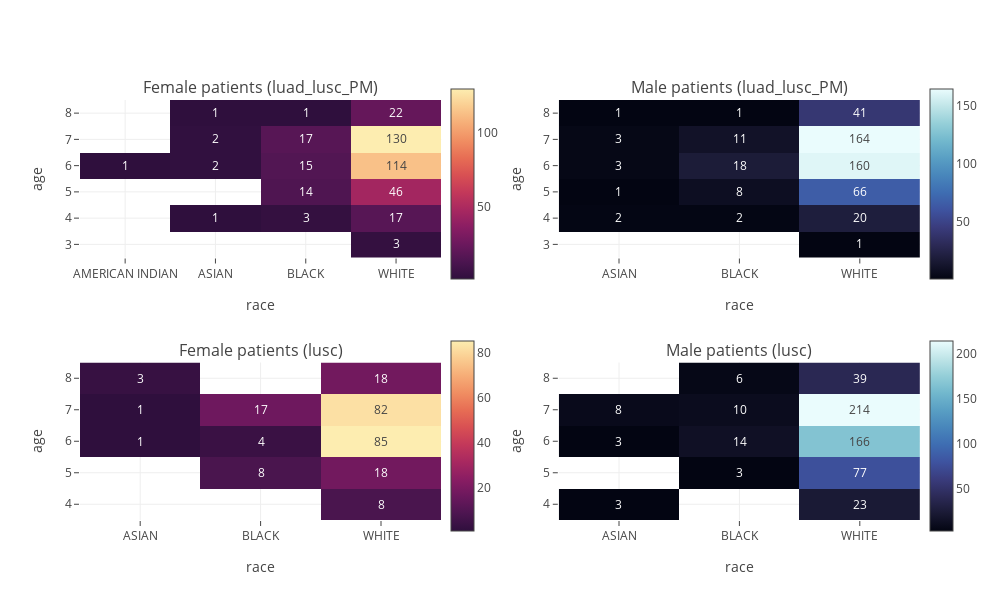

The notebook cell saved with this chart:
### Code cell
# Build the subplot
fig = make_subplots(2, 2, horizontal_spacing = 0.14,
                    subplot_titles=(f'Female patients ({c1})', f'Male patients ({c1})', f'Female patients ({c2})', f'Male patients ({c2})'))

# Add the heatmaps
fig.add_trace(go.Heatmap(x = p1_f.columns, y = p1_f.index, z = p1_f, coloraxis = 'coloraxis', texttemplate = '%{z}'), 1, 1)
fig.add_trace(go.Heatmap(x = p1_m.columns, y = p1_m.index, z = p1_m, coloraxis = 'coloraxis2', texttemplate = '%{z}'), 1, 2)
fig.add_trace(go.Heatmap(x = p2_f.columns, y = p2_f.index, z = p2_f, coloraxis = 'coloraxis3', texttemplate = '%{z}'), 2, 1)
fig.add_trace(go.Heatmap(x = p2_m.columns, y = p2_m.index, z = p2_m, coloraxis = 'coloraxis4', texttemplate = '%{z}'), 2, 2)

# Update the figures
fig.update_layout(height = 600, width = 1000,
                  template = 'none',
                  yaxis = {"title": 'age'},
                  yaxis2 = {"title": 'age'},
                  yaxis3 = {"title": 'age'},
                  yaxis4 = {"title": 'age'},
                  xaxis = {"title": 'race'},
                  xaxis2 = {"title": 'race'},
                  xaxis3 = {"title": 'race'},
                  xaxis4 = {"title": 'race'},
                  coloraxis = dict(colorscale='matter_r', colorbar_x=0.43, colorbar_y=0.8, colorbar_len = 0.5, colorbar_thickness=23),
                  coloraxis2 = dict(colorscale='ice', colorbar_x=1, colorbar_y=0.8, colorbar_len = 0.5, colorbar_thickness=23),
                  coloraxis3 = dict(colorscale='matter_r', colorbar_x=0.43, colorbar_y=0.2, colorbar_len = 0.5, colorbar_thickness=23),
                  coloraxis4 = dict(colorscale='ice', colorbar_x=1, colorbar_y=0.2, colorbar_len = 0.5, colorbar_thickness=23)) #deep_r
fig.update_layout(yaxis=dict(tickvals=[2, 3, 4, 5, 6, 7, 8, 9]),
                  yaxis2=dict(tickvals=[2, 3, 4, 5, 6, 7, 8, 9]),
                  yaxis3=dict(tickvals=[2, 3, 4, 5, 6, 7, 8, 9]),
                  yaxis4=dict(tickvals=[2, 3, 4, 5, 6, 7, 8, 9]))
fig.write_image("images/eda_3.eps")
fig.show()

### Figure 1 — Plotly figure (JSON) as saved in the notebook; plotly's stock layout.template omitted (floating-point values rounded to 4 significant figures)
{"data": [{"coloraxis": "coloraxis", "texttemplate": "%{z}", "type": "heatmap", "x": ["AMERICAN INDIAN", "ASIAN", "BLACK", "WHITE"], "xaxis": "x", "y": ["3", "4", "5", "6", "7", "8"], "yaxis": "y", "z": [[null, null, null, 3], [null, 1, 3, 17], [null, null, 14, 46], [1, 2, 15, 114], [null, 2, 17, 130], [null, 1, 1, 22]]}, {"coloraxis": "coloraxis2", "texttemplate": "%{z}", "type": "heatmap", "x": ["ASIAN", "BLACK", "WHITE"], "xaxis": "x2", "y": ["3", "4", "5", "6", "7", "8"], "yaxis": "y2", "z": [[null, null, 1], [2, 2, 20], [1, 8, 66], [3, 18, 160], [3, 11, 164], [1, 1, 41]]}, {"coloraxis": "coloraxis3", "texttemplate": "%{z}", "type": "heatmap", "x": ["ASIAN", "BLACK", "WHITE"], "xaxis": "x3", "y": ["4", "5", "6", "7", "8"], "yaxis": "y3", "z": [[null, null, 8], [null, 8, 18], [1, 4, 85], [1, 17, 82], [3, null, 18]]}, {"coloraxis": "coloraxis4", "texttemplate": "%{z}", "type": "heatmap", "x": ["ASIAN", "BLACK", "WHITE"], "xaxis": "x4", "y": ["4", "5", "6", "7", "8"], "yaxis": "y4", "z": [[3, null, 23], [null, 3, 77], [3, 14, 166], [8, 10, 214], [null, 6, 39]]}], "layout": {"annotations": [{"font": {"size": 16}, "showarrow": false, "text": "Female patients (luad_lusc_PM)", "x": 0.215, "xanchor": "center", "xref": "paper", "y": 1, "yanchor": "bottom", "yref": "paper"}, {"font": {"size": 16}, "showarrow": false, "text": "Male patients (luad_lusc_PM)", "x": 0.785, "xanchor": "center", "xref": "paper", "y": 1, "yanchor": "bottom", "yref": "paper"}, {"font": {"size": 16}, "showarrow": false, "text": "Female patients (lusc)", "x": 0.215, "xanchor": "center", "xref": "paper", "y": 0.375, "yanchor": "bottom", "yref": "paper"}, {"font": {"size": 16}, "showarrow": false, "text": "Male patients (lusc)", "x": 0.785, "xanchor": "center", "xref": "paper", "y": 0.375, "yanchor": "bottom", "yref": "paper"}], "coloraxis": {"colorbar": {"len": 0.5, "thickness": 23, "x": 0.43, "y": 0.8}, "colorscale": [[0, "rgb(47, 15, 61)"], [0.09091, "rgb(76, 21, 80)"], [0.1818, "rgb(107, 24, 93)"], [0.2727, "rgb(138, 29, 99)"], [0.3636, "rgb(168, 40, 96)"], [0.4545, "rgb(195, 56, 90)"], [0.5455, "rgb(216, 80, 83)"], [0.6364, "rgb(231, 109, 84)"], [0.7273, "rgb(240, 142, 98)"], [0.8182, "rgb(246, 173, 119)"], [0.9091, "rgb(250, 205, 145)"], [1, "rgb(253, 237, 176)"]]}, "coloraxis2": {"colorbar": {"len": 0.5, "thickness": 23, "x": 1, "y": 0.8}, "colorscale": [[0, "rgb(3, 5, 18)"], [0.09091, "rgb(25, 25, 51)"], [0.1818, "rgb(44, 42, 87)"], [0.2727, "rgb(58, 60, 125)"], [0.3636, "rgb(62, 83, 160)"], [0.4545, "rgb(62, 109, 178)"], [0.5455, "rgb(72, 134, 187)"], [0.6364, "rgb(89, 159, 196)"], [0.7273, "rgb(114, 184, 205)"], [0.8182, "rgb(149, 207, 216)"], [0.9091, "rgb(192, 229, 232)"], [1, "rgb(234, 252, 253)"]]}, "coloraxis3": {"colorbar": {"len": 0.5, "thickness": 23, "x": 0.43, "y": 0.2}, "colorscale": [[0, "rgb(47, 15, 61)"], [0.09091, "rgb(76, 21, 80)"], [0.1818, "rgb(107, 24, 93)"], [0.2727, "rgb(138, 29, 99)"], [0.3636, "rgb(168, 40, 96)"], [0.4545, "rgb(195, 56, 90)"], [0.5455, "rgb(216, 80, 83)"], [0.6364, "rgb(231, 109, 84)"], [0.7273, "rgb(240, 142, 98)"], [0.8182, "rgb(246, 173, 119)"], [0.9091, "rgb(250, 205, 145)"], [1, "rgb(253, 237, 176)"]]}, "coloraxis4": {"colorbar": {"len": 0.5, "thickness": 23, "x": 1, "y": 0.2}, "colorscale": [[0, "rgb(3, 5, 18)"], [0.09091, "rgb(25, 25, 51)"], [0.1818, "rgb(44, 42, 87)"], [0.2727, "rgb(58, 60, 125)"], [0.3636, "rgb(62, 83, 160)"], [0.4545, "rgb(62, 109, 178)"], [0.5455, "rgb(72, 134, 187)"], [0.6364, "rgb(89, 159, 196)"], [0.7273, "rgb(114, 184, 205)"], [0.8182, "rgb(149, 207, 216)"], [0.9091, "rgb(192, 229, 232)"], [1, "rgb(234, 252, 253)"]]}, "height": 600, "width": 1000, "xaxis": {"anchor": "y", "domain": [0, 0.43], "title": {"text": "race"}}, "xaxis2": {"anchor": "y2", "domain": [0.57, 1], "title": {"text": "race"}}, "xaxis3": {"anchor": "y3", "domain": [0, 0.43], "title": {"text": "race"}}, "xaxis4": {"anchor": "y4", "domain": [0.57, 1], "title": {"text": "race"}}, "yaxis": {"anchor": "x", "domain": [0.625, 1], "tickvals": [2, 3, 4, 5, 6, 7, 8, 9], "title": {"text": "age"}}, "yaxis2": {"anchor": "x2", "domain": [0.625, 1], "tickvals": [2, 3, 4, 5, 6, 7, 8, 9], "title": {"text": "age"}}, "yaxis3": {"anchor": "x3", "domain": [0, 0.375], "tickvals": [2, 3, 4, 5, 6, 7, 8, 9], "title": {"text": "age"}}, "yaxis4": {"anchor": "x4", "domain": [0, 0.375], "tickvals": [2, 3, 4, 5, 6, 7, 8, 9], "title": {"text": "age"}}}}
